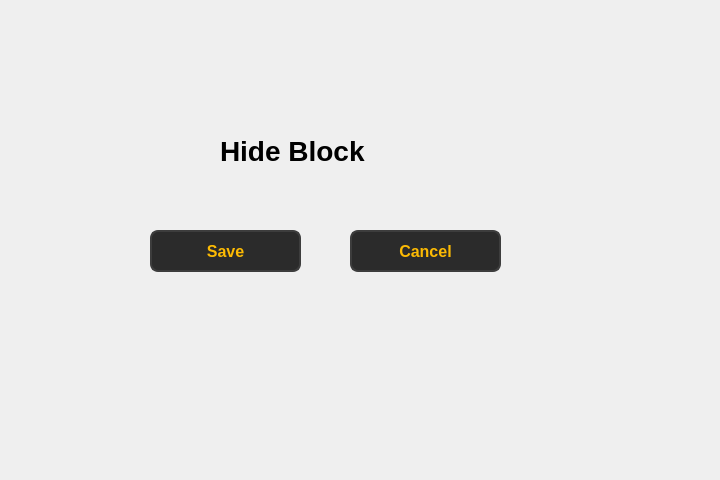
<?xml version="1.0" encoding="UTF-8"?>
<ui version="4.0">
 <class>Form</class>
 <widget class="QWidget" name="Form">
  <property name="geometry">
   <rect>
    <x>0</x>
    <y>0</y>
    <width>720</width>
    <height>480</height>
   </rect>
  </property>
  <property name="windowTitle">
   <string>Form</string>
  </property>
  <widget class="QPushButton" name="pushButton_7">
   <property name="geometry">
    <rect>
     <x>350</x>
     <y>230</y>
     <width>151</width>
     <height>42</height>
    </rect>
   </property>
   <property name="styleSheet">
    <string notr="true">QPushButton {
        background-color: #2b2b2b;  
        color: #fcba03;              
        border: 2px solid #3d3d3d;      
        border-radius: 8px;          
        padding: 8px 16px;            
        font-size: 16px;            
        font-weight: bold;
    
    }

    QPushButton:hover {
        background-color: #fcba03;
		 color: #000000;
        border: 2px solid #5a5a5a;    
    }

    QPushButton:pressed {
        background-color: #1a1a1a;      
        border: 2px solid #2b2b2b;      
    }</string>
   </property>
   <property name="text">
    <string>Cancel</string>
   </property>
  </widget>
  <widget class="QPushButton" name="pushButton_6">
   <property name="geometry">
    <rect>
     <x>150</x>
     <y>230</y>
     <width>151</width>
     <height>42</height>
    </rect>
   </property>
   <property name="styleSheet">
    <string notr="true">QPushButton {
        background-color: #2b2b2b;  
        color: #fcba03;              
        border: 2px solid #3d3d3d;      
        border-radius: 8px;          
        padding: 8px 16px;            
        font-size: 16px;            
        font-weight: bold;
    
    }

    QPushButton:hover {
        background-color: #fcba03;
		 color: #000000;
        border: 2px solid #5a5a5a;    
    }

    QPushButton:pressed {
        background-color: #1a1a1a;      
        border: 2px solid #2b2b2b;      
    }</string>
   </property>
   <property name="text">
    <string>Save</string>
   </property>
  </widget>
  <widget class="QLabel" name="label">
   <property name="geometry">
    <rect>
     <x>220</x>
     <y>130</y>
     <width>211</width>
     <height>41</height>
    </rect>
   </property>
   <property name="font">
    <font>
     <pointsize>21</pointsize>
     <bold>true</bold>
    </font>
   </property>
   <property name="text">
    <string>Hide Block</string>
   </property>
  </widget>
 </widget>
 <resources/>
 <connections/>
</ui>
